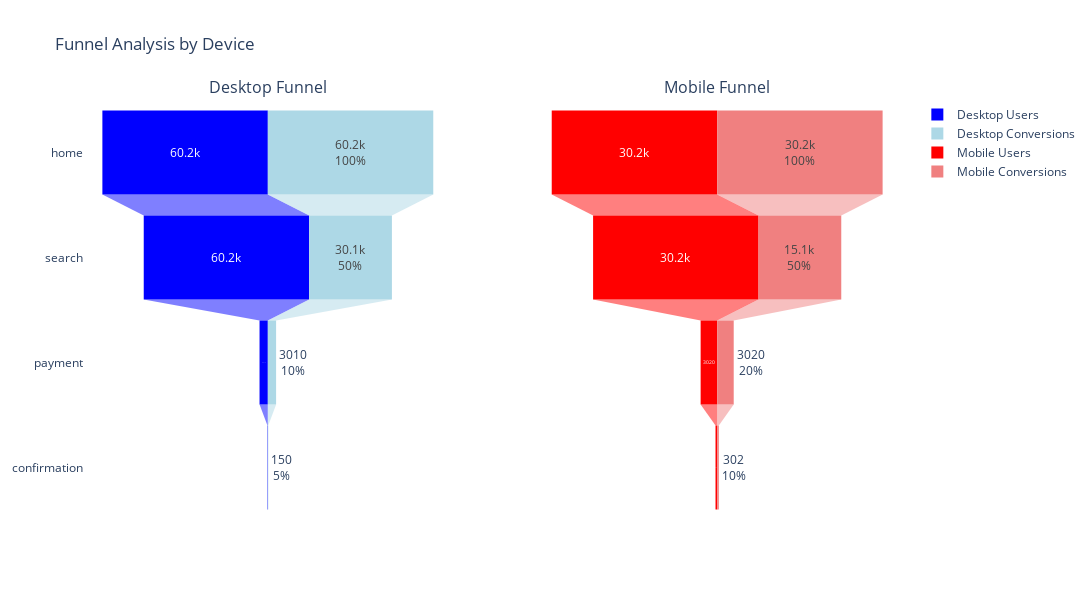

Source (notebook cell):
### Code cell
pio.templates.default = "plotly_white"


fig = make_subplots(rows=1, cols=2, shared_yaxes=True, subplot_titles=('Desktop Funnel', 'Mobile Funnel'))

# Add users trace for female
fig.add_trace(go.Funnel(
    y=results_desktop['stage'],
    x=results_desktop['users'],
    textposition='auto',
    textinfo='value',
    name='Desktop Users',
    marker=dict(color='blue')
), row=1, col=1)

# Add conversions trace for female
fig.add_trace(go.Funnel(
    y=results_desktop['stage'],
    x=results_desktop['conversions'],
    textposition='auto',
    textinfo='value+percent previous',
    name='Desktop Conversions',
    marker=dict(color='lightblue')
), row=1, col=1)

# Add users trace for male
fig.add_trace(go.Funnel(
    y=results_mobile['stage'],
    x=results_mobile['users'],
    textposition='auto',
    textinfo='value',
    name='Mobile Users',
    marker=dict(color='red')
), row=1, col=2)

# Add conversions trace for male
fig.add_trace(go.Funnel(
    y=results_mobile['stage'],
    x=results_mobile['conversions'],
    textposition='auto',
    textinfo='value+percent previous',
    name='Mobile Conversions',
    marker=dict(color='lightcoral')
), row=1, col=2)

# Update layout for better visibility
fig.update_layout(
    title='Funnel Analysis by Device',
    funnelmode='stack',
    height=600,
    width=1300
)

# Show the figure
fig.show("png")

### Figure 1 — Plotly figure (JSON) as saved in the notebook; plotly's stock layout.template omitted (floating-point values rounded to 4 significant figures)
{"data": [{"marker": {"color": "blue"}, "name": "Desktop Users", "textinfo": "value", "textposition": "auto", "type": "funnel", "x": [60200, 60200, 3010, 150], "xaxis": "x", "y": ["home", "search", "payment", "confirmation"], "yaxis": "y"}, {"marker": {"color": "lightblue"}, "name": "Desktop Conversions", "textinfo": "value+percent previous", "textposition": "auto", "type": "funnel", "x": [60200, 30100, 3010, 150], "xaxis": "x", "y": ["home", "search", "payment", "confirmation"], "yaxis": "y"}, {"marker": {"color": "red"}, "name": "Mobile Users", "textinfo": "value", "textposition": "auto", "type": "funnel", "x": [30200, 30200, 3020, 302], "xaxis": "x2", "y": ["home", "search", "payment", "confirmation"], "yaxis": "y2"}, {"marker": {"color": "lightcoral"}, "name": "Mobile Conversions", "textinfo": "value+percent previous", "textposition": "auto", "type": "funnel", "x": [30200, 15100, 3020, 302], "xaxis": "x2", "y": ["home", "search", "payment", "confirmation"], "yaxis": "y2"}], "layout": {"annotations": [{"font": {"size": 16}, "showarrow": false, "text": "Desktop Funnel", "x": 0.225, "xanchor": "center", "xref": "paper", "y": 1, "yanchor": "bottom", "yref": "paper"}, {"font": {"size": 16}, "showarrow": false, "text": "Mobile Funnel", "x": 0.775, "xanchor": "center", "xref": "paper", "y": 1, "yanchor": "bottom", "yref": "paper"}], "funnelmode": "stack", "height": 600, "title": {"text": "Funnel Analysis by Device"}, "width": 1300, "xaxis": {"anchor": "y", "domain": [0, 0.45]}, "xaxis2": {"anchor": "y2", "domain": [0.55, 1]}, "yaxis": {"anchor": "x", "domain": [0, 1]}, "yaxis2": {"anchor": "x2", "domain": [0, 1], "matches": "y", "showticklabels": false}}}
